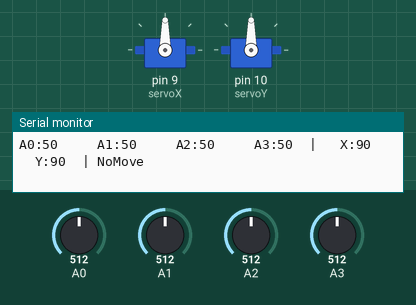
This sketch was run on a simulated Arduino Uno, built with avr-gcc and run on an emulated ATmega328P. Parts: 2 × servo, the last lines printed to the serial monitor. Inputs (shaded band) come from the test bench; at power-on: A0 = 512, A1 = 512, A2 = 512, A3 = 512.

Above: at 2.2 s.
2.3 s: A0 set to 546
5.3 s: A0 set to 575
At 6.63 s:
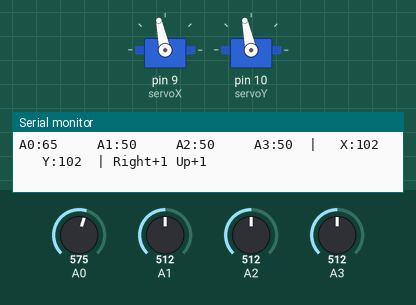
8.3 s: A1 set to 543
At 8.6 s:
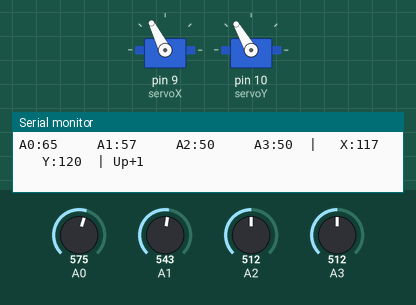
11.3 s: A2 set to 541
14.3 s: A2 set to 575
At 14.3 s:
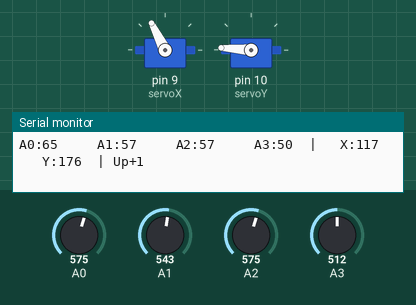
17.3 s: A3 set to 716
At 18.65 s:
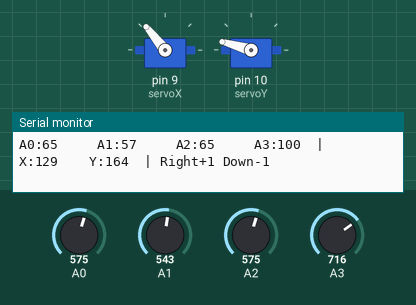
Timing chart, 0 to 23.0 s (numbered marks = the images above; inputs shaded):
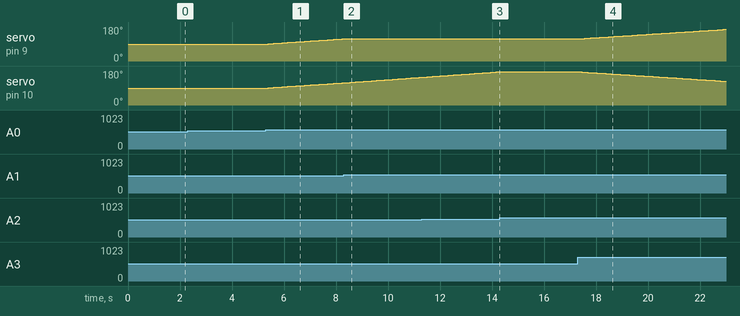

Measured:
- the behaviour switches between 559 and 560 on A0 (found by bisection; images 0 and 1)
- the behaviour switches between 527 and 528 on A1 (found by bisection; images 1 and 2)
- the behaviour switches between 559 and 560 on A2 (found by bisection; images 2 and 3)
- after the input at 5.3 s, servo on pin 9 (servoX), servo on pin 10 (servoY): moves from 90° to 117° over 2.8 s, starting after 0.09 s
- after the input at 8.3 s, servo on pin 9 (servoX): stays 117° (without the input it goes to 118° after 0.05 s)
- after the input at 14.3 s, servo on pin 10 (servoY): stays 176° (without the input it goes to 177° after 0.06 s)
- after the input at 17.3 s, servo on pin 9 (servoX): moves from 117° to 167° over 5.6 s, starting after 0.05 s; servo on pin 10 (servoY): moves from 176° to 126° over 5.6 s, starting after 0.05 s

The sketch:

SolarTracker_Calibration.ino
```cpp
#include <Servo.h>
#define POS_SIZE 4

Servo servoX;   // 좌우 움직임
Servo servoY;   // 상하 움직임

int posX = 90;  // 초기 각도 (가운데)
int posY = 90;

// 센서 최소/최대값 (캘리브레이션용)
int sensorMin_A0, sensorMax_A0;
int sensorMin_A1, sensorMax_A1;
int sensorMin_A2, sensorMax_A2;
int sensorMin_A3, sensorMax_A3;

void setup() {
  Serial.begin(9600);
  Serial.println("start");

  servoX.attach(9);    // X축 서보모터 핀
  servoY.attach(10);   // Y축 서보모터 핀

  servoX.write(posX);
  servoY.write(posY);

  // --- 캘리브레이션 (20번 읽어서 평균값 계산) ---
  long sum_A0 = 0;
  long sum_A1 = 0;
  long sum_A2 = 0;
  long sum_A3 = 0;


  for (int i = 0; i < 20; i++)
  {
    sum_A0 += analogRead(A0);
    sum_A1 += analogRead(A1);
    sum_A2 += analogRead(A2);
    sum_A3 += analogRead(A3);
    delay(50);
  }

  int avg_A0 = sum_A0 / 20;
  int avg_A1 = sum_A1 / 20;
  int avg_A2 = sum_A2 / 20;
  int avg_A3 = sum_A3 / 20;

  // 센서 범위 설정 (±200 여유)
  // A0 센서 평균값 = 800 -> ±200 범위 = 600~1000
  sensorMin_A0 = avg_A0 - 200;
  sensorMax_A0 = avg_A0 + 200;

  sensorMin_A1 = avg_A1 - 200;
  sensorMax_A1 = avg_A1 + 200;

  sensorMin_A2 = avg_A2 - 200;
  sensorMax_A2 = avg_A2 + 200;

  sensorMin_A3 = avg_A3 - 200;
  sensorMax_A3 = avg_A3 + 200;
}

void loop() {
  // --- 센서 값 읽기 ---
  int raw_A0 = analogRead(A0);
  int raw_A1 = analogRead(A1);
  int raw_A2 = analogRead(A2);
  int raw_A3 = analogRead(A3);

  // --- 센서값 보정 (0~100 범위) ---
  int cal_A0 = map(constrain(raw_A0, sensorMin_A0, sensorMax_A0), sensorMin_A0, sensorMax_A0, 0, 100);
  int cal_A1 = map(constrain(raw_A1, sensorMin_A1, sensorMax_A1), sensorMin_A1, sensorMax_A1, 0, 100);
  int cal_A2 = map(constrain(raw_A2, sensorMin_A2, sensorMax_A2), sensorMin_A2, sensorMax_A2, 0, 100);
  int cal_A3 = map(constrain(raw_A3, sensorMin_A3, sensorMax_A3), sensorMin_A3, sensorMax_A3, 0, 100);

  // --- 좌우/상하 평균 ---
  int left   = (cal_A0 + cal_A3) / 2;
  int right  = (cal_A1 + cal_A2) / 2;
  int top    = (cal_A2 + cal_A3) / 2;
  int bottom = (cal_A0 + cal_A1) / 2;

  // --- 민감도 (값 차이가 이 이상이면 움직임) ---
  int tolerance = 5;

  // --- 이동 방향 기록 ---
  int moveX = 0;
  int moveY = 0;

  // --- X축 제어 ---
  if (abs(left - right) > tolerance)
  {
    if (left < right)
    {
      posX -= 1;
      moveX = -1;
    }
    else
    {
      posX += 1;
      moveX = 1;
    }
  }

  // --- Y축 제어 ---
  if (abs(top - bottom) > tolerance)
  {
    if (top < bottom)
    {
      posY += 1;
      moveY = 1;
    }
    else
    {
      posY -= 1;
      moveY = -1;
    }
  }

  // --- 안전 범위 제한 (0~180도) ---
  // 서보모터가 물리적으로 회전할 수 있는 최대 범위가 0 ~ 180도
  posX = constrain(posX, 0, 180);
  posY = constrain(posY, 0, 180);

  // --- 모터 이동 ---
  servoX.write(posX);
  servoY.write(posY);

  // --- 출력 ---
  Serial.print("A0:"); Serial.print(cal_A0);
  Serial.print("     A1:"); Serial.print(cal_A1);
  Serial.print("     A2:"); Serial.print(cal_A2);
  Serial.print("     A3:"); Serial.print(cal_A3);

  Serial.print("  |   X:"); Serial.print(posX);
  Serial.print("    Y:"); Serial.print(posY);

  Serial.print("  | ");
  if (moveX == 0 && moveY == 0)
  {
    Serial.print("NoMove");
  }
  else
  {
    if (moveX == -1) Serial.print("Left-1 ");
    else if (moveX == 1) Serial.print("Right+1 ");
    if (moveY == -1) Serial.print("Down-1 ");
    else if (moveY == 1) Serial.print("Up+1 ");
  }
  Serial.println();

  delay(100);
}
```
